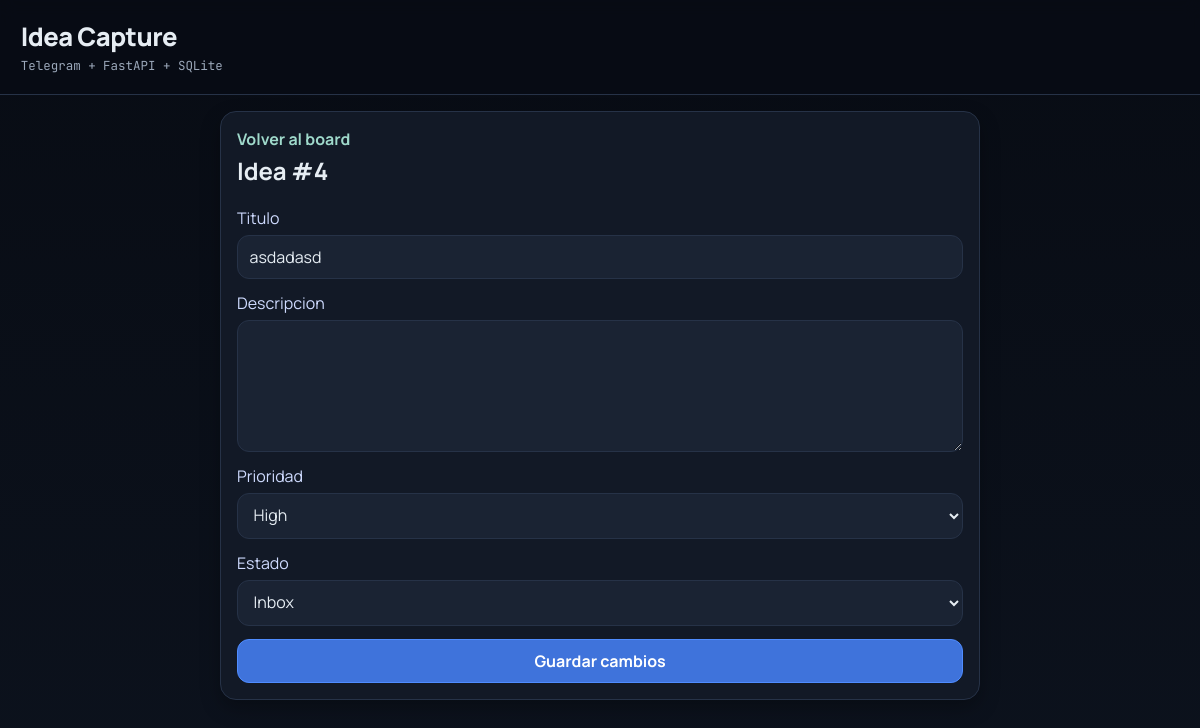
Before: /ideas/4 with the older database file.
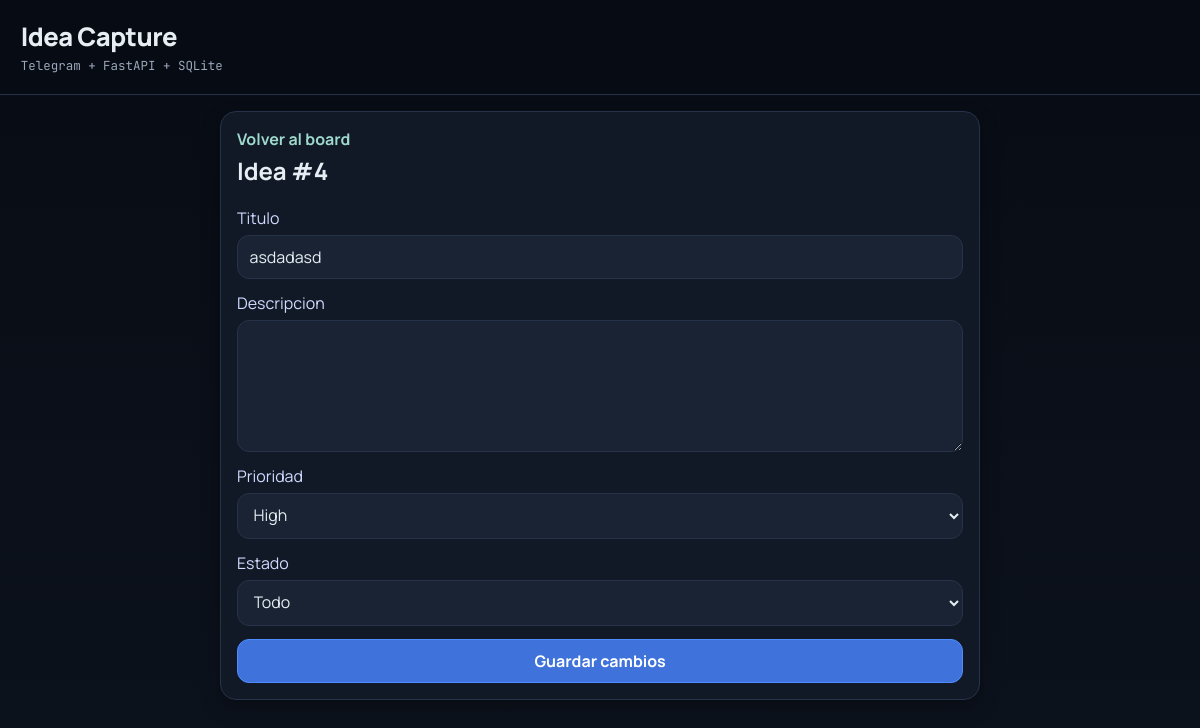
After: the same page with the newer database file.
### app/models.py (models this page shows)
class Idea(Base):
    __tablename__ = "ideas"
    id: Mapped[int] = mapped_column(Integer, primary_key=True, index=True)
    title: Mapped[str] = mapped_column(String(180), nullable=False)
    description: Mapped[str | None] = mapped_column(Text, nullable=True)
    status: Mapped[str] = mapped_column(String(20), default="inbox", nullable=False, index=True)
    priority: Mapped[str] = mapped_column(String(20), default="med", nullable=False)
    source: Mapped[str] = mapped_column(String(20), default="web", nullable=False)
    telegram_user_id: Mapped[int | None] = mapped_column(Integer, nullable=True, index=True)
    created_at: Mapped[datetime] = mapped_column(DateTime, default=datetime.utcnow, nullable=False)
    updated_at: Mapped[datetime] = mapped_column(
        DateTime,
        default=datetime.utcnow,
        onupdate=datetime.utcnow,
        nullable=False,
    )

### app/main.py (the view)
@app.get("/ideas/{idea_id}", response_class=HTMLResponse)
def idea_detail(idea_id: int, request: Request, db: Session = Depends(get_db)) -> HTMLResponse:
    idea = crud.get_idea(db, idea_id)
    if not idea:
        raise HTTPException(status_code=404, detail="Idea not found")
    return templates.TemplateResponse("idea_detail.html", {"request": request, "idea": idea})

### app/templates/idea_detail.html (shortened to what this page needs)
{% extends "base.html" %}
{% block content %}
<section class="detail">
  <a href="/" class="back">Volver al board</a>
  <h2>Idea #{{ idea.id }}</h2>
  <form action="/ideas/{{ idea.id }}/edit" method="post" class="detail-form">
    <label>
      Titulo
      <input type="text" name="title" value="{{ idea.title }}" required maxlength="180" />
    </label>
    <label>
      Descripcion
      <textarea name="description" rows="5">{{ idea.description or "" }}</textarea>
    </label>
    <label>
      Prioridad
      <select name="priority">
        <option value="high" {% if idea.priority == "high" %}selected{% endif %}>High</option>
      </select>
    </label>
    <label>
      Estado
      <select name="status">
        <option value="inbox" {% if idea.status == "inbox" %}selected{% endif %}>Inbox</option>
        <option value="todo" {% if idea.status == "todo" %}selected{% endif %}>Todo</option>
      </select>
    </label>
    <button type="submit">Guardar cambios</button>
  </form>
</section>
{% endblock %}

### app/templates/base.html (shortened to what this page needs)
<!doctype html>
<html lang="es">
  <head>
    <link rel="stylesheet" href="/static/styles.css" />
  </head>
  <body>
    <header class="topbar">
      <h1>Idea Capture</h1>
      <p>Telegram + FastAPI + SQLite</p>
    </header>
    <main>{% block content %}{% endblock %}</main>
  </body>
</html>

### app/static/styles.css (style rules this page uses)
:root { --bg: #080c14; --bg-2: #0c121d; --panel: #121926; --panel-2: #1a2333; --ink: #e6edf3; --muted: #9ba8ba; --line: #263247; --accent: #4f8cff; --accent-2: #2fbd9a; --shadow: 0 8px 20px rgba(0, 0, 0, 0.28); }
* { box-sizing: border-box; }
body { margin: 0; font-family: "Manrope", sans-serif; color: var(--ink); background: linear-gradient(180deg, var(--bg), var(--bg-2)); min-height: 100vh; }
.topbar { padding: 1.2rem 1.3rem; border-bottom: 1px solid var(--line); background: rgba(8, 12, 20, 0.9); backdrop-filter: blur(8px); }
.topbar h1 { margin: 0; font-size: 1.6rem; font-weight: 800; letter-spacing: -0.02em; }
.topbar p { margin: 0.2rem 0 0; color: var(--muted); font-family: "JetBrains Mono", monospace; font-size: 0.78rem; }
main { padding: 1rem; max-width: 1320px; margin: 0 auto; }
input, textarea, select, button { font: inherit; padding: 0.62rem 0.72rem; border-radius: 12px; border: 1px solid var(--line); background: var(--panel-2); color: var(--ink); }
input::placeholder, textarea::placeholder { color: #8191bc; }
button { border: 1px solid #4f8cff; background: #3f73db; color: #fff; cursor: pointer; font-weight: 700; }
.detail { max-width: 760px; margin: 0 auto; padding: 1rem; border-radius: 16px; border: 1px solid var(--line); background: var(--panel); box-shadow: var(--shadow); }
.detail h2 { margin-top: 0.3rem; }
.back { text-decoration: none; color: #9fd9cb; font-weight: 700; }
.detail-form { display: grid; gap: 0.85rem; }
.detail-form label { display: grid; gap: 0.35rem; color: #cfdbff; }

Changed rows visible on the page:
changed Idea "asdadasd": status "Inbox" → "Todo"
